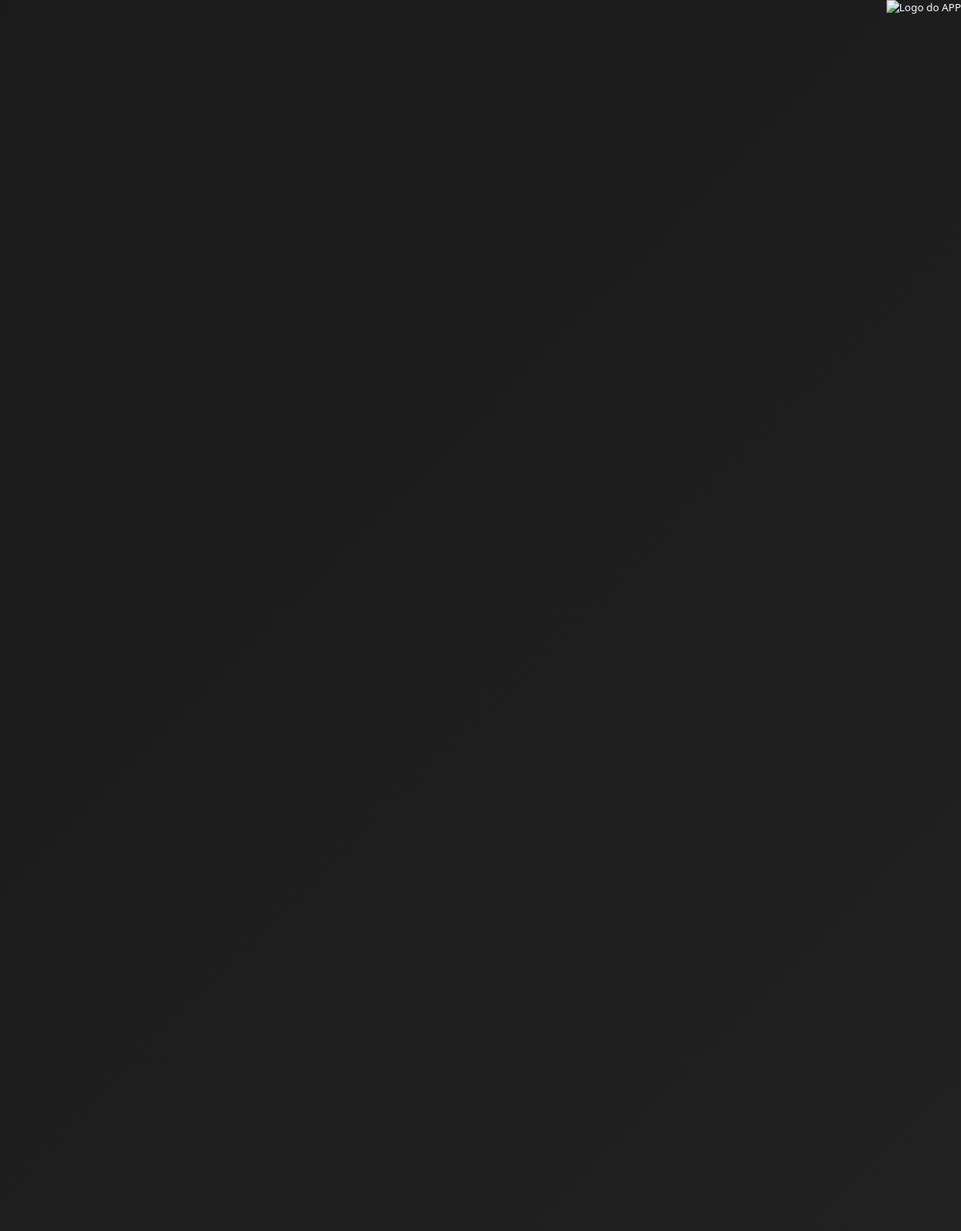
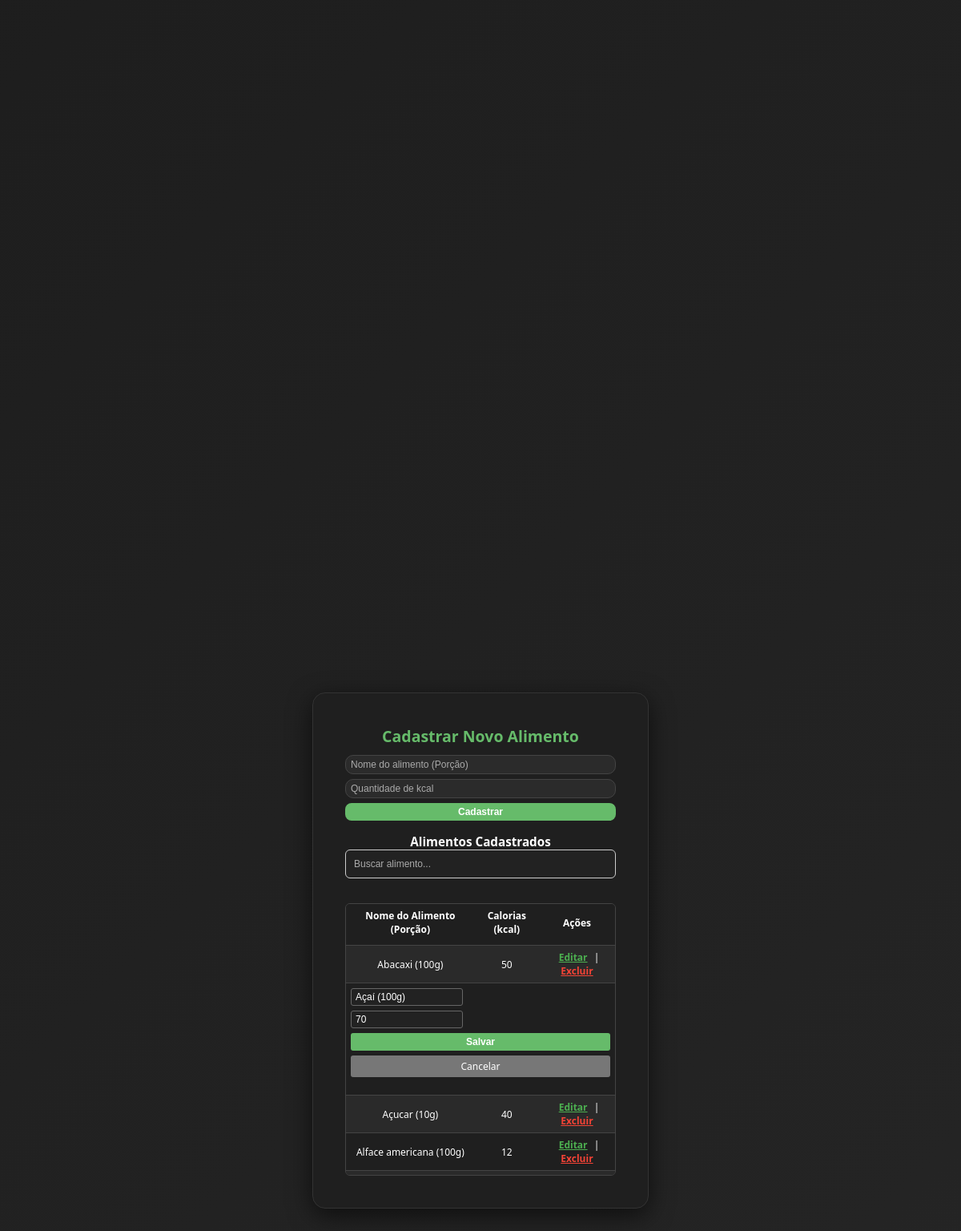
Page /cadastrarAlimentos.php?edit=2 (signed in) on the committed database (2 pictures, top to bottom).
### tables this page shows
CREATE TABLE `alimentos` (
  `idalimentos` int(11) NOT NULL,
  `nome_alimento` varchar(100) NOT NULL,
  `qtd_kcal` float NOT NULL
);

### cadastrarAlimentos.php (the view, shortened to what this page needs)
<?php
include('conexao.php');
$resultado = $conn->query("SELECT * FROM alimentos ORDER BY nome_alimento ASC");
$alimento_editando = isset($_GET['edit']) ? intval($_GET['edit']) : null;
?>
<!DOCTYPE html>
<html lang="pt-BR">
<head>
    <link rel="stylesheet" href="style.css">
</head>
<body>
<?php include('header.php'); ?>
<div class="painel-container">
    <h2>Cadastrar Novo Alimento</h2>
    <form method="POST">
        <input type="text" name="nome_alimento" placeholder="Nome do alimento (Porção)" required>
        <input type="number" step="0.01" name="qtd_kcal" placeholder="Quantidade de kcal" required>
        <button type="submit" class="btn">Cadastrar</button>
    </form>
    <h3>Alimentos Cadastrados</h3>
    <input type="text" id="pesquisaAlimento" placeholder="Buscar alimento..." style="width: 100%; padding: 10px; margin-bottom: 15px; border-radius: 6px; border: 1px solid #ccc;">
    <div class="table-wrapper">
        <table id="tabelaAlimentos">
            <thead>
                <tr>
                    <th>Nome do Alimento (Porção)</th>
                    <th>Calorias (kcal)</th>
                    <th>Ações</th>
                </tr>
            </thead>
            <tbody>
                <?php while ($row = $resultado->fetch_assoc()): ?>
                    <tr id="alimento-<?= $row['idalimentos'] ?>">
                        <?php if ($alimento_editando === intval($row['idalimentos'])): ?>
                            <td colspan="3">
                                <form method="POST" class="edit-form">
                                    <input type="text" name="nome_alimento" value="<?= htmlspecialchars($row['nome_alimento']) ?>" required>
                                    <input type="number" step="0.01" name="qtd_kcal" value="<?= htmlspecialchars($row['qtd_kcal']) ?>" required>
                                    <button type="submit">Salvar</button>
                                    <a href="cadastrarAlimentos.php" class="cancelar-btn">Cancelar</a>
                                </form>
                            </td>
                        <?php else: ?>
                            <td><?= htmlspecialchars($row['nome_alimento']) ?></td>
                            <td><?= htmlspecialchars($row['qtd_kcal']) ?></td>
                            <td>
                                <a href="cadastrarAlimentos.php?edit=<?= $row['idalimentos'] ?>" class="btn-editar">Editar</a> |
                                <a href="cadastrarAlimentos.php?excluir=<?= $row['idalimentos'] ?>" class="btn-excluir" onclick="return confirm('Tem certeza que deseja excluir este alimento?')">Excluir</a>
                            </td>
                        <?php endif; ?>
                    </tr>
                <?php endwhile; ?>
            </tbody>
        </table>
    </div>
</div>
</body>
</html>

### style.css (style rules this page uses)
* { margin: 0; padding: 0; box-sizing: border-box; }
body { background: linear-gradient(135deg, #1a1a1a, #2a2a2a); font-family: 'Segoe UI', Tahoma, Geneva, Verdana, sans-serif; display: flex; height: 100vh; align-items: center; justify-content: center; position: relative; color: white; }
.login-container, .painel-container { background-color: #1f1f1f; padding: 40px; border-radius: 16px; box-shadow: 0 8px 30px rgba(0, 0, 0, 0.6); width: 100%; max-width: 420px; text-align: center; transition: transform 0.3s ease; border: 1px solid #333; }
.login-container h2, .painel-container h2 { margin-bottom: 10px; color: #66bb6a; }
form { display: flex; flex-direction: column; gap: 15px; }
input { padding: 12px; background-color: #2b2b2b; border: 1px solid #444; border-radius: 10px; font-size: 15px; color: #fff; }
input::placeholder { color: #aaa; }
button { background-color: #66bb6a; color: white; padding: 12px; font-size: 16px; border: none; border-radius: 10px; cursor: pointer; font-weight: bold; transition: background 0.3s ease; }
.btn { display: inline-block; background-color: #66bb6a; color: white; padding: 12px; border-radius: 8px; text-decoration: none; font-weight: bold; transition: background 0.3s ease; }
body { font-size: 13px; }
.painel-container form { display: flex; flex-direction: column; gap: 6px; margin-bottom: 16px; }
.painel-container form input, .painel-container form button { padding: 4px 6px; font-size: 12px; }
.table-wrapper { max-height: 340px; overflow-y: auto; margin-top: 16px; border: 1px solid #444; border-radius: 6px; }
.table-wrapper table { width: 100%; border-collapse: collapse; color: white; font-size: 12px; }
.table-wrapper thead th { position: sticky; top: 0; background-color: #1f1f1f; padding: 6px; border-bottom: 2px solid #66bb6a; font-weight: bold; }
.table-wrapper tbody tr:nth-child(even) { background-color: #2a2a2a; }
.table-wrapper tbody td { padding: 6px; border-bottom: 1px solid #444; }
.edit-form { display: flex; gap: 5px; flex-wrap: wrap; }
.edit-form input[type=text], .edit-form input[type=number] { width: 140px; padding: 3px 5px; border-radius: 3px; border: 1px solid #666; background-color: #222; color: white; font-size: 12px; }
.edit-form button { padding: 5px 8px; font-size: 12px; background-color: #66bb6a; color: white; border: none; border-radius: 3px; cursor: pointer; }
.cancelar-btn { background-color: #777 !important; color: white !important; padding: 5px 8px !important; font-size: 12px !important; border-radius: 3px; text-decoration: none; cursor: pointer; }
.btn-editar, .btn-excluir { font-size: 12px; padding: 3px 5px; font-weight: bold; background: none; border: none; cursor: pointer; text-decoration: underline; }
.btn-editar { color: #4caf50; }
.btn-excluir { color: #f44336; }
#pesquisaAlimento { padding: 5px 8px; font-size: 12px; width: 100%; margin-bottom: 10px; border-radius: 3px; background-color: #222; border: 1px solid #666; color: white; }

### rows in the picture
alimentos: nome_alimento "Abacaxi (100g)", qtd_kcal "50"
alimentos: nome_alimento "Açaí (100g)", qtd_kcal "70"
alimentos: nome_alimento "Açucar (10g)", qtd_kcal "40"
alimentos: nome_alimento "Alface americana (100g)", qtd_kcal "12"
